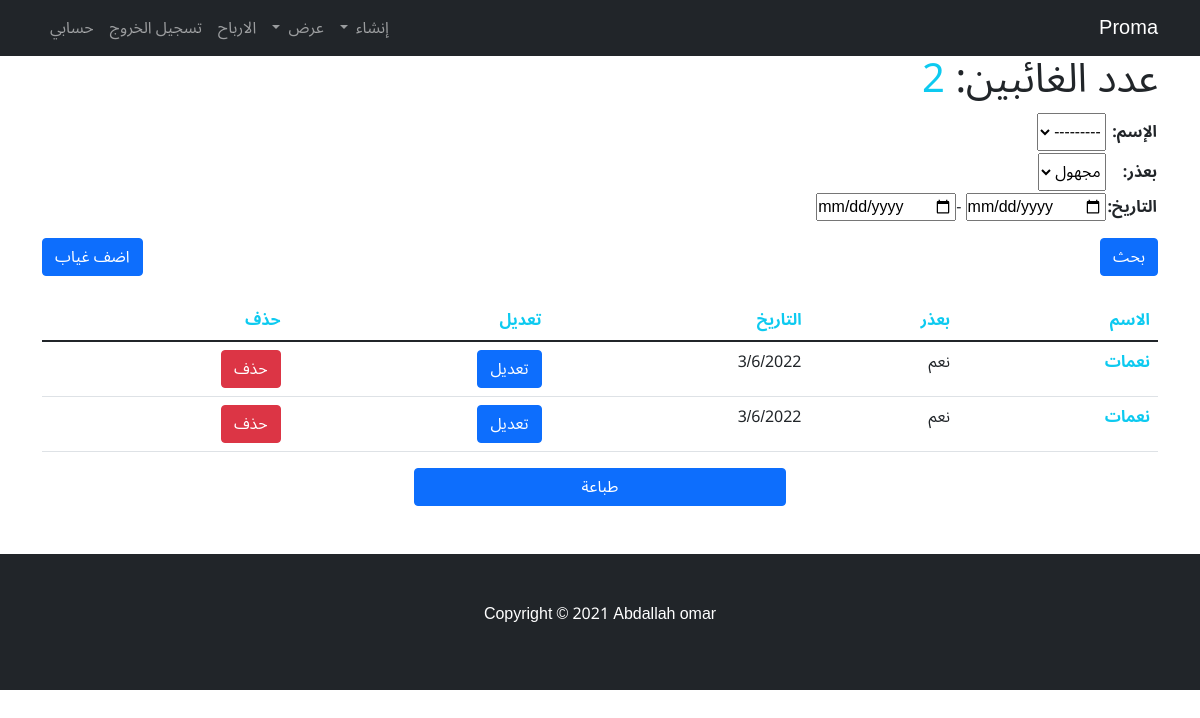
/staff_absence/ (signed in), run on the app's committed database.
### home_app/models.py (models this page shows, shortened)
class Staff_absence(models.Model):
    user = models.ForeignKey(User, verbose_name=("المستخدم"), on_delete=models.CASCADE)
    profile = models.ForeignKey(Profile, verbose_name=("المستخدم"), on_delete=models.CASCADE)
    month = models.CharField(max_length=50,choices=the_months,blank=True,null=True)
    year = models.CharField(max_length=50,choices=academic_years,blank=True,null=True)
    staff_name = models.ForeignKey(Staff, verbose_name=("اسم الموظف"), on_delete=models.CASCADE,blank=True,null=True)
    excuse = models.BooleanField(default=False,verbose_name='بعذر')
    the_reason = models.CharField(max_length=50,verbose_name='السبب',blank=True,null=True)
    add_date = models.DateField(auto_now=False, auto_now_add=False, verbose_name="التاريخ",null=True,blank=True)
    def __str__(self):
        return str(self.staff_name)

class Staff(models.Model):
    user = models.ForeignKey(User, verbose_name=("المستخدم"), on_delete=models.CASCADE)
    profile = models.ForeignKey(Profile, verbose_name=("المستخدم"), on_delete=models.CASCADE)
    name = models.CharField(max_length=50, verbose_name=("اسم الموظف"),blank=True, null=True)
    age = models.IntegerField(verbose_name="السن",null=True,blank=True, default=0)
    number_kawme = models.IntegerField(verbose_name="الرقم القومي", blank=True, null=True)
    number_phone = models.IntegerField(verbose_name="رقم الهاتف", blank=True, null=True)
    the_jop = models.CharField(max_length=50,verbose_name='الوظيفة')
    Monthly_Salary = models.IntegerField(verbose_name='المرتب الشهري',)
    annual_salary = models.IntegerField(verbose_name='المرتب السنوي',blank=True,null=True)
    add_date = models.DateField(auto_now=False, auto_now_add=False, verbose_name="التاريخ",null=True,blank=True)
    def __str__(self):
        return str(self.name)

### home_app/views.py (the view)
# urls.py: path('staff_absence/', staff_absence,name='staff_absence'),
@login_required
def staff_absence(request):
    staff_absence = Staff_absence.objects.filter(user=request.user).order_by('-add_date')
    filter = Staff_absenceFilter(request.GET, queryset=staff_absence,request=request)
    staff_absence = filter.qs
    paginator = Paginator(staff_absence,25)
    page_number = request.GET.get('page')
    page_pbj = paginator.get_page(page_number)
    return render(request, 'project/staff_absence.html', context ={'staff_absence':page_pbj,'filter':filter, 'count':staff_absence.count()})

### home_app/filters.py (called while the page is built)
def staffs(request):
    return Staff.objects.filter(user=request.user)

### home_app/templates/project/staff_absence.html (shortened to what this page needs)
{% extends 'base.html' %}
{% block body %}
<div class="container">
    <h1>عدد الغائبين: <span class="text-info">{{count}}</span></h1>
  <div class="row">
    <form class="col-6">
        <table>{{filter.form.as_table}}</table>
            <button type="submit" class="btn btn-primary mt-3">بحث</button>
    </form>
    <div class="col-6 text-end align-self-end">
      <a href="{% url 'app:add_staff_absence' %}" class="btn btn-primary">اضف غياب</a>
    </div>
  </div>
    <table class="table mt-4">
        <thead>
            <tr class="text-info">
              <th scope="col">الاسم</th>
              <th scope="col">بعذر</th>
              <th scope="col">التاريخ</th>
              <th scope="col">تعديل</th>
              <th scope="col">حذف</th>
            </tr>
          </thead>
        {% for staff_absence in staff_absence %}
        <tr>
            <th scope="row"><a href="{% url 'app:absence_detail' staff_absence.id %}" class="link-info">{{staff_absence}}</a></th>
            {% if staff_absence.excuse == True %}
                <td>نعم</td>
            {% else %}
                <td>لا</td>
            {% endif %}
            <td>{{staff_absence.add_date|date:"j/n/Y"}}</td>
            <td><a href="{% url 'app:update_staff_absence'  staff_absence.id %}" class="btn btn-primary">تعديل</a></td>
            <td><a href="{% url 'app:delete_staff_absence'  staff_absence.id %}" class="btn btn-danger">حذف</a></td>
          </tr>
        {% endfor %}
      </table>
      <div class="row">
        <div class="col text-center">
          <button onclick="window.print()" class="btn btn-primary col-4">طباعة</button>
        </div>
      </div>
</div>
{% endblock %}

### home_app/templates/base.html (style rules this page uses)
* { font-family: 'Noto Sans Arabic', sans-serif; }
a { text-decoration: none; }

### data on the page
Staff_absence: staff_name.name "نعمات", excuse "نعم", add_date "3/6/2022"
Staff_absence: staff_name.name "نعمات", excuse "نعم", add_date "3/6/2022"

### other printed values
{{ count }} "2"
